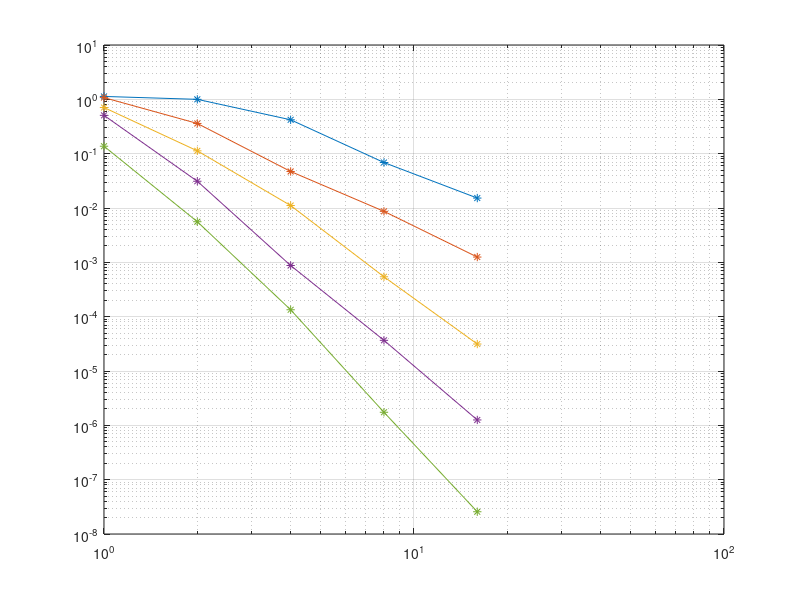

MATLAB code for this plot:
close all;
clear all;

%% l2 [Order][Mesh]

%% f = Sin(10x)

h = [1, 1/2, 1/4, 1/8, 1/16];
p = [1:5];

l2 = ...
    [...
        +1.131157e+00 , +9.999165e-01 , +4.203117e-01 , +6.871403e-02 , +1.523634e-02 ; ...
        +1.075659e+00 , +3.597880e-01 , +4.704935e-02 , +8.682276e-03 , +1.250639e-03 ; ...
        +7.064195e-01 , +1.127492e-01 , +1.110520e-02 , +5.421357e-04 , +3.137385e-05 ; ...
        +5.071560e-01 , +3.107026e-02 , +8.747209e-04 , +3.669071e-05 , +1.256389e-06 ; ...
        +1.371007e-01 , +5.591266e-03 , +1.340372e-04 , +1.739642e-06 , +2.567651e-08 ; ...
    ];

P = size(p, 2);
H = size(h, 2);

delta = zeros(P, H - 1);

for i = 1:H-1
    delta(:, i) = ...
        (log10(l2(:, i + 1)) - log10(l2(:, i))) / ...
        (log10(1/h(i + 1))   - log10(1/h(i)));
end

delta

figure;
loglog(1./h, l2', '-*');
grid;
